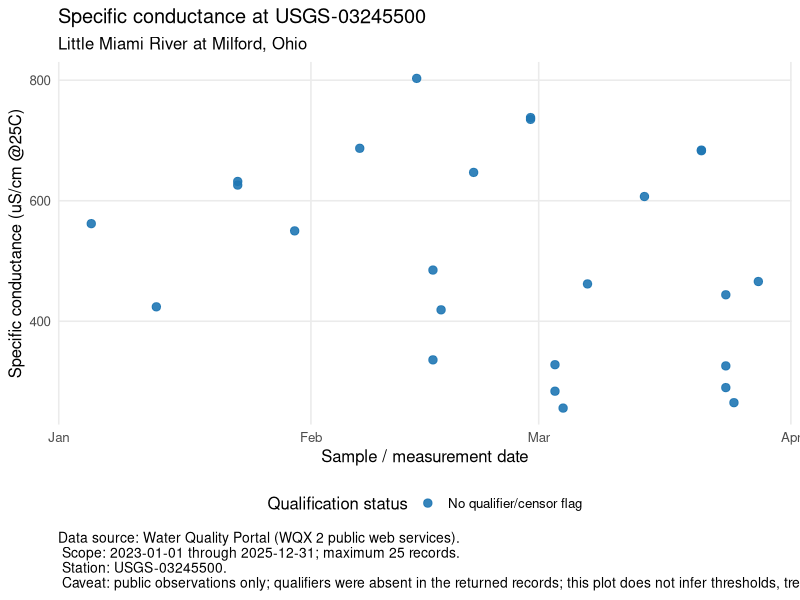

Source code (R):
library(tidyverse)

station_id <- "USGS-03245500"
unit_label <- "uS/cm @25C"

specific_conductance <- tibble(
  sample_date = as.Date(c(
    "2023-01-23", "2023-02-17", "2023-03-03", "2023-03-28", "2023-02-28",
    "2023-03-25", "2023-01-23", "2023-02-14", "2023-03-04", "2023-02-07",
    "2023-03-21", "2023-03-24", "2023-02-16", "2023-03-24", "2023-03-03",
    "2023-02-28", "2023-01-05", "2023-03-21", "2023-01-13", "2023-03-07",
    "2023-02-21", "2023-03-14", "2023-02-16", "2023-03-24", "2023-01-30"
  )),
  value = c(
    626, 419, 284, 466, 735,
    265, 632, 803, 256, 687,
    683, 444, 336, 326, 328,
    738, 562, 684, 424, 462,
    647, 607, 485, 290, 550
  ),
  qualifier = NA_character_,
  station_id = station_id,
  unit = unit_label,
  source = "Water Quality Portal (WQX 2 public web services)",
  retrieval_scope = "2023-01-01 through 2025-12-31; maximum 25 records",
  caveat = "Public observations only; qualifiers were absent in the returned records; no inferences about thresholds, trends, impairment, or regulatory compliance."
) %>%
  mutate(
    qualifier_label = if_else(is.na(qualifier), "No qualifier/censor flag", qualifier)
  )

plot_obj <- ggplot(
  specific_conductance,
  aes(x = sample_date, y = value, color = qualifier_label)
) +
  geom_point(size = 2.5, alpha = 0.9) +
  scale_color_manual(values = c("No qualifier/censor flag" = "#1f77b4")) +
  labs(
    title = "Specific conductance at USGS-03245500",
    subtitle = "Little Miami River at Milford, Ohio",
    x = "Sample / measurement date",
    y = "Specific conductance (uS/cm @25C)",
    color = "Qualification status",
    caption = paste(
      "Data source: Water Quality Portal (WQX 2 public web services).\n",
      "Scope: 2023-01-01 through 2025-12-31; maximum 25 records.\n",
      "Station: USGS-03245500.\n",
      "Caveat: public observations only; qualifiers were absent in the returned records; this plot does not infer thresholds, trends, impairment, or regulatory compliance."
    )
  ) +
  theme_minimal(base_size = 12) +
  theme(
    plot.caption = element_text(hjust = 0, size = 10),
    legend.position = "bottom",
    panel.grid.minor = element_blank()
  )

output_dir <- "uat/positron/20261105"
output_file <- file.path(output_dir, "little_miami_specific_conductance_2023_2025.png")

ggsave(
  filename = output_file,
  plot = plot_obj,
  width = 9,
  height = 6,
  dpi = 300
)

message("Saved plot: ", output_file)
